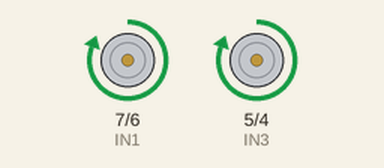
Recording of a sketch running on a simulated Arduino Uno, built with avr-gcc and run on an emulated ATmega328P. Parts: motor-driver pin pairs drawn as motors (green arrow = first pin HIGH = forward, orange = second pin HIGH = backward, longer = more drive, scaled by the enable pin).

Above: at 1.0 s.
At 3.0 s:
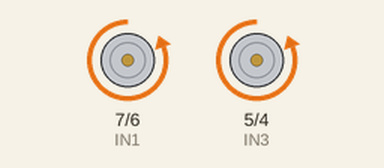
At 4.5 s:
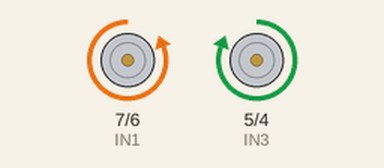
At 7.0 s:
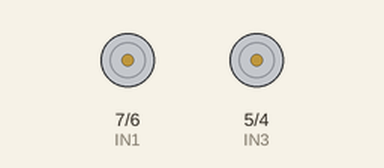
Timing chart, 0 to 10.4 s (numbered marks = the images above):
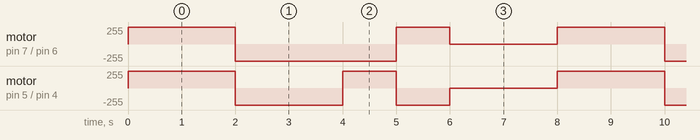

The sketch:

Robot_Move_Demo.ino
```cpp
// Define motor driver pins
#define ENA 9  // Enable/speed control for Motor A
#define IN1 7  // Motor A direction pin 1
#define IN2 6  // Motor A direction pin 2
#define ENB 10 // Enable/speed control for Motor B
#define IN3 5  // Motor B direction pin 1
#define IN4 4  // Motor B direction pin 2

void setup() {
  // Set all the motor control pins to outputs
  pinMode(ENA, OUTPUT);
  pinMode(IN1, OUTPUT);
  pinMode(IN2, OUTPUT);
  pinMode(ENB, OUTPUT);
  pinMode(IN3, OUTPUT);
  pinMode(IN4, OUTPUT);

  // Initially, stop the motors
  stopMotors();
}

void loop() {
  moveForward();  // Move forward
  delay(2000);    // Delay for 2 seconds
  moveBackward(); // Move backward
  delay(2000);    // Delay for 2 seconds
  turnLeft();     // Turn left
  delay(1000);    // Delay for 1 second
  turnRight();    // Turn right
  delay(1000);    // Delay for 1 second
  stopMotors();   // Stop
  delay(2000);    // Delay for 2 seconds
}

void moveForward() {
  digitalWrite(IN1, HIGH);
  digitalWrite(IN2, LOW);
  digitalWrite(IN3, HIGH);
  digitalWrite(IN4, LOW);
  analogWrite(ENA, 255); // Set speed to maximum for Motor A
  analogWrite(ENB, 255); // Set speed to maximum for Motor B
}

void moveBackward() {
  digitalWrite(IN1, LOW);
  digitalWrite(IN2, HIGH);
  digitalWrite(IN3, LOW);
  digitalWrite(IN4, HIGH);
  analogWrite(ENA, 255); // Set speed to maximum for Motor A
  analogWrite(ENB, 255); // Set speed to maximum for Motor B
}

void turnLeft() {
  digitalWrite(IN1, LOW);
  digitalWrite(IN2, HIGH);
  digitalWrite(IN3, HIGH);
  digitalWrite(IN4, LOW);
  analogWrite(ENA, 255); // Set speed to maximum for Motor A
  analogWrite(ENB, 255); // Set speed to maximum for Motor B
}

void turnRight() {
  digitalWrite(IN1, HIGH);
  digitalWrite(IN2, LOW);
  digitalWrite(IN3, LOW);
  digitalWrite(IN4, HIGH);
  analogWrite(ENA, 255); // Set speed to maximum for Motor A
  analogWrite(ENB, 255); // Set speed to maximum for Motor B
}

void stopMotors() {
  digitalWrite(IN1, LOW);
  digitalWrite(IN2, LOW);
  digitalWrite(IN3, LOW);
  digitalWrite(IN4, LOW);
  analogWrite(ENA, 0); // Stop Motor A
  analogWrite(ENB, 0); // Stop Motor B
}
```

Measured:
- by itself, motor on pin 7 (IN1) / pin 6 (IN2): repeats every 8.0 s: backward 255/255 3.0 s, forward 255/255 1.0 s, stopped 2.0 s, forward 255/255 2.0 s
- by itself, motor on pin 5 (IN3) / pin 4 (IN4): repeats every 8.0 s: backward 255/255 2.0 s, forward 255/255 1.0 s, backward 255/255 1.0 s, stopped 2.0 s, forward 255/255 2.0 s
